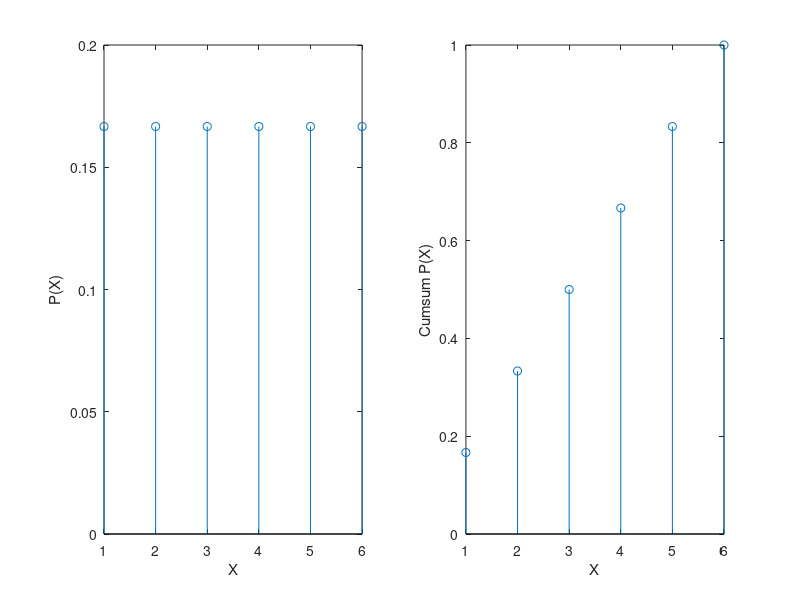

This figure's MATLAB source:
X = 1:6;
P = ones(1, 6) / 6;

subplot(1, 2, 1);

stem(X, P);
xlabel('X');
ylabel('P(X)');

subplot(1, 2, 2);

stem(X, cumsum(P));
xlabel('X');
ylabel('Cumsum P(X)');
